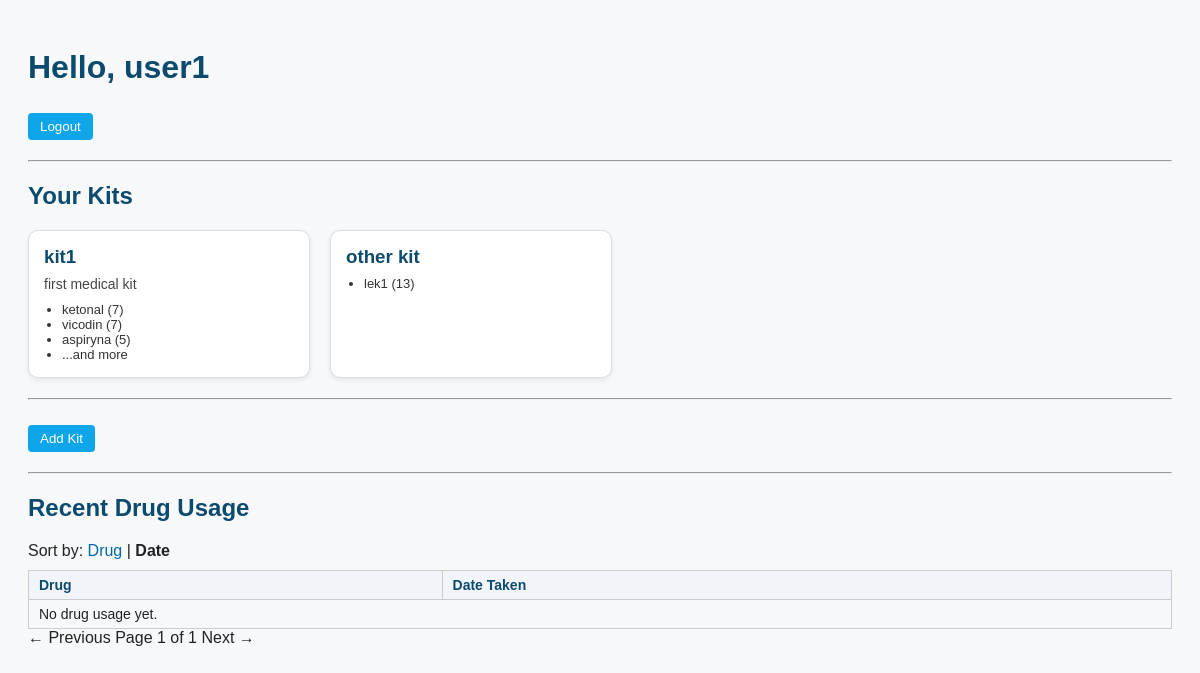
Before: /dashboard/ (signed in) with the older database file.
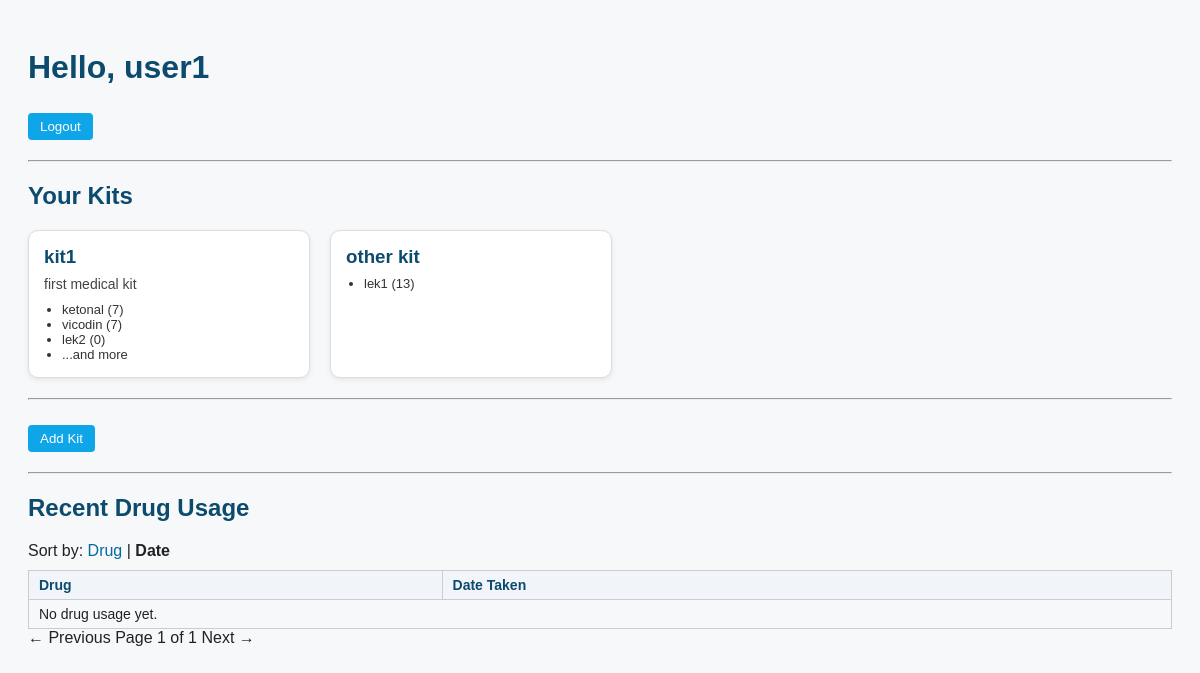
After: the same page with the newer database file.
### app_med_kit/models.py (models this page shows, shortened)
class Kit(models.Model):
    user = models.ForeignKey(User, on_delete=models.CASCADE)
    name = models.CharField(max_length=100)
    description = models.TextField(blank=True)

class Drug(models.Model):
    kit = models.ForeignKey(Kit, on_delete=models.CASCADE, related_name='drugs')
    name = models.CharField(max_length=100)
    number = models.PositiveIntegerField()
    description = models.TextField(blank=True)
    price = models.DecimalField(max_digits=10, decimal_places=2, default=0)
    expiration_date = models.DateField(null=True, blank=True)
    created_at = models.DateTimeField(auto_now_add=True)

### app_med_kit/views.py (the view, shortened to what this page needs)
# urls.py: path('', views.dashboard, name='dashboard'),
@login_required
def dashboard(request):
    kits = Kit.objects.filter(user=request.user)
    show_form = request.GET.get('add_kit') == '1'
    form = KitForm() if show_form else None
    take_sort = request.GET.get('take_sort', 'taken_at')
    take_page = request.GET.get('take_page', 1)
    if take_sort == 'drug':
        takes = DrugTake.objects.filter(user=request.user).select_related('drug').order_by('drug__name')
    else:
        takes = DrugTake.objects.filter(user=request.user).select_related('drug').order_by('-taken_at')
    paginator = Paginator(takes, 5)
    take_page_obj = paginator.get_page(take_page)
    return render(request, 'app_med_kit/dashboard.html', {
        'kits': kits,
        'form': form,
        'show_form': show_form,
        'take_page_obj': take_page_obj,
        'take_sort': take_sort,
    })

### app_med_kit/templates/app_med_kit/dashboard.html (shortened to what this page needs)
{% extends 'app_med_kit/med_kit_base.html' %}
{% load static %}
{% block extra_css %}
<link rel="stylesheet" href="{% static 'css/dashboard.css' %}">
{% endblock %}
{% block content %}
<h1>Hello, {{ user.username }}</h1>
<form method="post" action="{% url 'logout' %}">
    <button type="submit">Logout</button>
</form>
<hr>
<h2>Your Kits</h2>
<div class="kit-grid">
  {% for kit in kits %}
    <a href="{% url 'manage_kit' kit.id %}" class="kit-card">
      <h3>{{ kit.name }}</h3>
      {% if kit.description %}
        <p>{{ kit.description }}</p>
      {% endif %}
      <ul>
        {% for drug in kit.drugs.all|slice:":3" %}
          <li>{{ drug.name }} ({{ drug.number }})</li>
        {% endfor %}
        {% if kit.drugs.count > 3 %}
          <li>...and more</li>
        {% endif %}
      </ul>
    </a>
  {% empty %}
    <p>You have no kits yet.</p>
  {% endfor %}
</div>
<hr>
<a href="?add_kit=1"><button {% if show_form %}disabled{% endif %}>Add Kit</button></a>
<hr>
<h2>Recent Drug Usage</h2>
<div class="sort-navbar">
  Sort by:
  {% if take_sort == 'drug' %}
    <strong>Drug</strong> |
    <a href="?take_sort=taken_at">Date</a>
  {% else %}
    <a href="?take_sort=drug">Drug</a> |
    <strong>Date</strong>
  {% endif %}
</div>
<table class="usage-table">
  <thead>
    <tr>
      <th>Drug</th>
      <th>Date Taken</th>
    </tr>
  </thead>
  <tbody>
    {% for take in take_page_obj %}
      <tr>
        <td>{{ take.drug.name }}</td>
        <td>{{ take.taken_at|date:"Y-m-d H:i" }}</td>
      </tr>
    {% empty %}
      <tr><td colspan="2">No drug usage yet.</td></tr>
    {% endfor %}
  </tbody>
</table>
<div class="pagination">
  {% if take_page_obj.has_previous %}
    <a href="?take_sort={{ take_sort }}&take_page={{ take_page_obj.previous_page_number }}">← Previous</a>
  {% else %}
    <span class="disabled">← Previous</span>
  {% endif %}
  <span>Page {{ take_page_obj.number }} of {{ take_page_obj.paginator.num_pages }}</span>
  {% if take_page_obj.has_next %}
    <a href="?take_sort={{ take_sort }}&take_page={{ take_page_obj.next_page_number }}">Next →</a>
  {% else %}
    <span class="disabled">Next →</span>
  {% endif %}
</div>
{% endblock %}

Changed rows visible on the page:
removed Drug: name "aspiryna", number "5", shown under Kit "kit1"
changed Kit "kit1": gains Drug (name "lek2", number "0")
